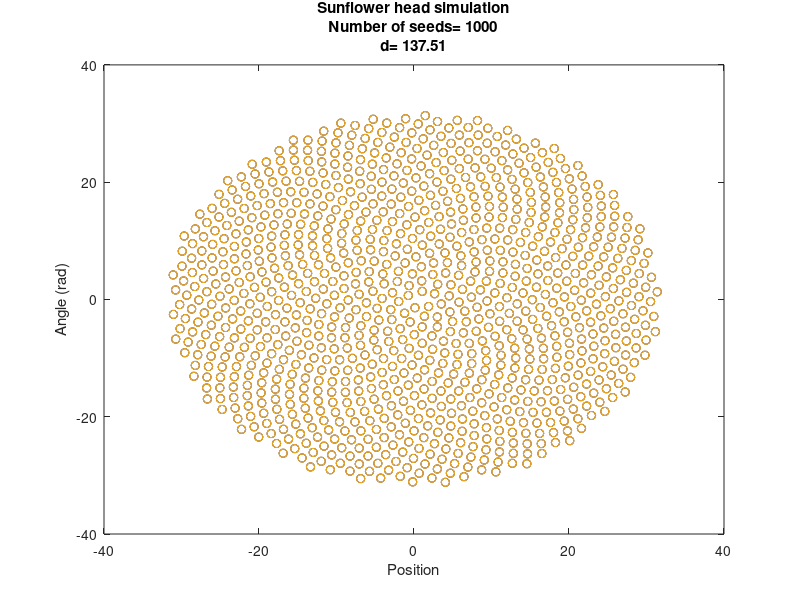
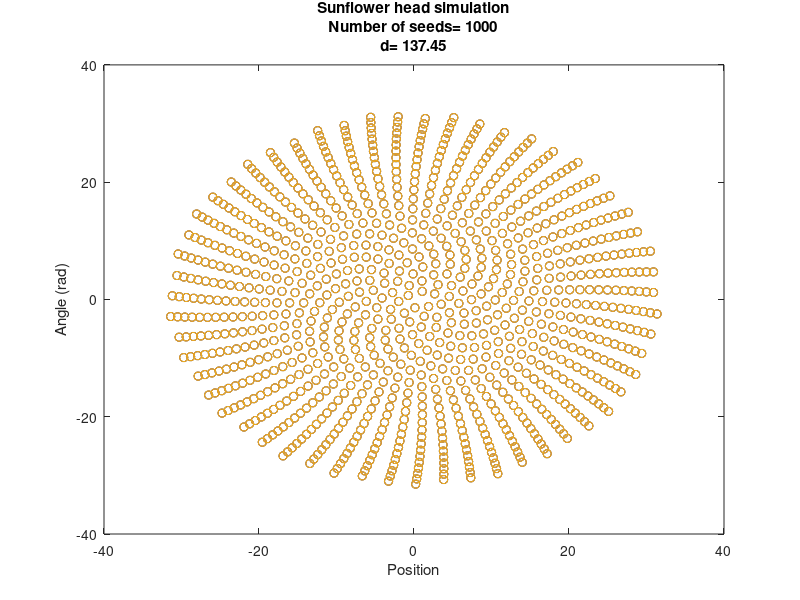
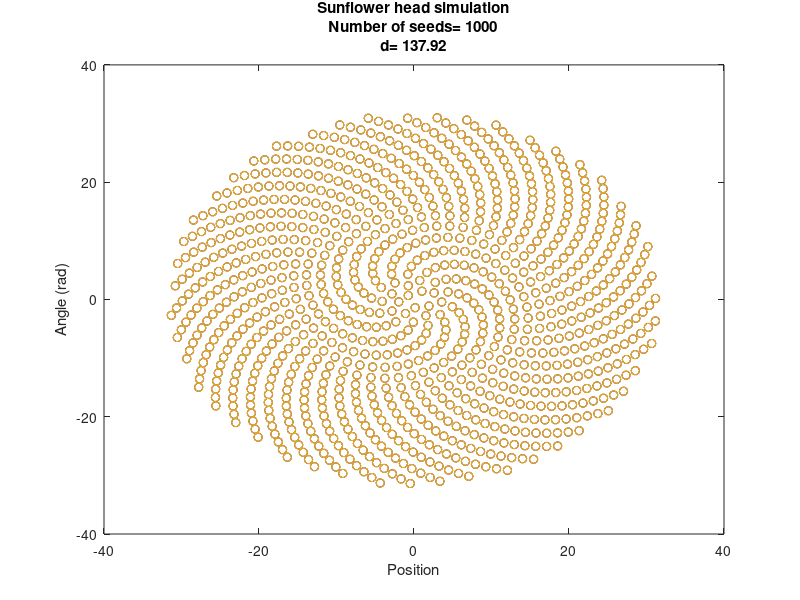

Reproduce these figures in MATLAB, in order.
numseeds=1000;
d=[137.51 137.45 137.92]
r=zeros(3,numseeds);
theta=zeros(3,numseeds);
for i=1:3
    for n=1:numseeds
        r(i,n)=n^0.5;
        theta(i,n)=(pi*d(i)*n)/180;
    end
end
plot(r(1,:).*cos(theta(1,:)), r.*sin(theta(1,:)), 'o')
title({['Sunflower head simulation'];['Number of seeds= ' num2str(numseeds)];['d= ' num2str(d(1))]})
xlabel('Position')
ylabel('Angle (rad)')
figure
plot(r(2,:).*cos(theta(2,:)), r.*sin(theta(2,:)), 'o')
title({['Sunflower head simulation'];['Number of seeds= ' num2str(numseeds)];['d= ' num2str(d(2))]})
xlabel('Position')
ylabel('Angle (rad)')
figure
plot(r(3,:).*cos(theta(3,:)), r.*sin(theta(3,:)), 'o')
title({['Sunflower head simulation'];['Number of seeds= ' num2str(numseeds)];['d= ' num2str(d(3))]})
xlabel('Position')
ylabel('Angle (rad)')